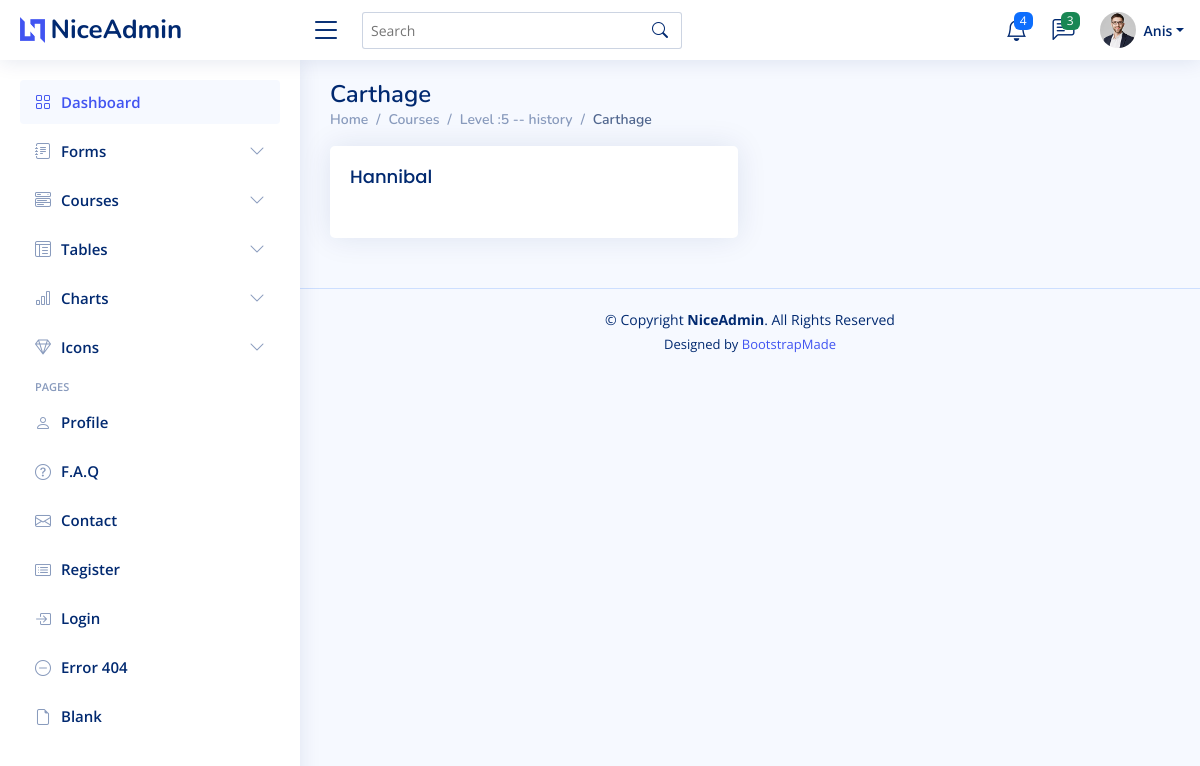
Page /student/courses/5/history/Carthage (signed in) on the committed database.
### course/models.py (models this page shows, shortened)
class Chapter(models.Model):
    name = models.CharField(max_length=255)
    subject = models.ForeignKey(Subject,on_delete=models.CASCADE)

class Subject(models.Model):
    name = models.CharField(max_length=255)
    level = models.ForeignKey(Level,on_delete=models.CASCADE)
    def __str__(self):
        return f'{self.level.__str__()} -- {self.name} '

class Level(models.Model):
    number = models.IntegerField()
    def __str__(self):
        return f'Level :{self.number}'

class CourseMaterial(models.Model):
    title = models.CharField(max_length=255)
    content = models.TextField()
    summary = models.TextField()
    audio = models.FileField(upload_to='course/static/audio/', null=True, blank=True)
    summary_audio = models.FileField(upload_to='course/static/audio/summaries/', null=True, blank=True)
    chapter = models.ForeignKey(Chapter, on_delete=models.CASCADE)
    slug = models.SlugField(max_length=255, unique=True, null=True, blank=True)

### course/views.py (the view)
# urls.py: path("student/courses/<int:level>/<str:subject>/<str:chapter>", views.list_course_material_student,name='list_course_material_student'),
def list_course_material_student(request, level, subject, chapter):
    sub = Subject.objects.get(Q(name=subject) & Q(level=Level.objects.get(number=level)))
    chapterr = Chapter.objects.get(Q(subject=sub) & Q(name=chapter))
    course_material = CourseMaterial.objects.filter(chapter=chapterr)
    return render(request, 'course/student/list_course_material_student.html',
                  {'course_material': course_material, 'subject': sub, 'chapter': chapterr,
                   'first_name': request.user.first_name,
                   'full_name': request.user.get_full_name(), 'role': 'Student'})

### templates/course/student/list_course_material_student.html (shortened to what this page needs)
{% extends 'course/student/base_student.html' %}
{% block content %}
    <main id="main" class="main">
        <div class="pagetitle">
            <h1>{{ chapter.name }}</h1>
            <nav>
                <ol class="breadcrumb">
                    <li class="breadcrumb-item"><a href="/student/">Home</a></li>
                    <li class="breadcrumb-item"><a href="/student/courses">Courses</a></li>
                    <li class="breadcrumb-item"><a href="/student/courses/{{ subject.level.number }}/{{ subject.name }}">{{ subject }}</a></li>
                    <li class="breadcrumb-item active">{{ chapter.name }}</li>
                </ol>
            </nav>
        </div>
        <section class="section">
            {% for object in course_material %}
                {% if forloop.counter0|divisibleby:2 %}
                    <div class="row">
                {% endif %}
            <div class="col-lg-6">
                <a href="{{ request.path }}/{{ object.slug }}">
                    <div class="card">
                        <div class="card-body">
                            <h5 class="card-title">{{ object.title }}</h5>
                        </div>
                    </div>
                </a>
            </div>
            {% if forloop.counter|divisibleby:2 or forloop.last %}
                </div>
            {% endif %}
            {% endfor %}
        </section>
    </main>
{% endblock %}

### templates/course/student/base_student.html (shortened to what this page needs)
{% load static %}
<!DOCTYPE html>
<html lang="en">
<head>
  <link href="{% static 'assets/vendor/bootstrap/css/bootstrap.min.css' %}" rel="stylesheet">
  <link href="{% static 'assets/vendor/bootstrap-icons/bootstrap-icons.css' %}" rel="stylesheet">
  <link href="{% static 'assets/vendor/boxicons/css/boxicons.min.css' %}" rel="stylesheet">
  <link href="{% static 'assets/vendor/quill/quill.snow.css' %}" rel="stylesheet">
  <link href="{% static 'assets/vendor/quill/quill.bubble.css' %}" rel="stylesheet">
  <link href="{% static 'assets/vendor/remixicon/remixicon.css' %}" rel="stylesheet">
  <link href="{% static 'assets/vendor/simple-datatables/style.css' %}" rel="stylesheet">
  <link href="{% static 'assets/css/style.css' %}" rel="stylesheet">
</head>
<body>
  <header id="header" class="header fixed-top d-flex align-items-center">
    <div class="d-flex align-items-center justify-content-between">
      <a href="index.html" class="logo d-flex align-items-center">
        <img src="assets/img/logo.png" alt="">
        <span class="d-none d-lg-block">NiceAdmin</span>
      </a>
      <i class="bi bi-list toggle-sidebar-btn"></i>
    </div>
    <div class="search-bar">
      <form class="search-form d-flex align-items-center" method="POST" action="#">
        <input type="text" name="query" placeholder="Search" title="Enter search keyword">
        <button type="submit" title="Search"><i class="bi bi-search"></i></button>
      </form>
    </div>
    <nav class="header-nav ms-auto">
      <ul class="d-flex align-items-center">
        <li class="nav-item dropdown">
          <a class="nav-link nav-icon" href="#" data-bs-toggle="dropdown">
            <i class="bi bi-bell"></i>
            <span class="badge bg-primary badge-number">4</span>
          </a>
        </li>
        <li class="nav-item dropdown">
          <a class="nav-link nav-icon" href="#" data-bs-toggle="dropdown">
            <i class="bi bi-chat-left-text"></i>
            <span class="badge bg-success badge-number">3</span>
          </a>
        </li>
        <li class="nav-item dropdown pe-3">
          <a class="nav-link nav-profile d-flex align-items-center pe-0" href="#" data-bs-toggle="dropdown">
            <img src="assets/img/profile-img.jpg" alt="Profile" class="rounded-circle">
            <span class="d-none d-md-block dropdown-toggle ps-2">{{ first_name }}</span>
          </a>
        </li>
      </ul>
    </nav>
  </header>
  <aside id="sidebar" class="sidebar">
    <ul class="sidebar-nav" id="sidebar-nav">
      <li class="nav-item">
        <a class="nav-link " href="index.html">
          <i class="bi bi-grid"></i>
          <span>Dashboard</span>
        </a>
      </li>
      <li class="nav-item">
        <a class="nav-link collapsed" data-bs-target="#forms-nav" data-bs-toggle="collapse" href="#">
          <i class="bi bi-journal-text"></i><span>Forms</span><i class="bi bi-chevron-down ms-auto"></i>
        </a>
      </li>
         <li class="nav-item">
        <a class="nav-link collapsed" data-bs-target="#components-nav" data-bs-toggle="collapse" href="#">
          <i class="bi bi-menu-button-wide"></i><span>Courses</span><i class="bi bi-chevron-down ms-auto"></i>
        </a>
      </li></li>
      <li class="nav-item">
        <a class="nav-link collapsed" data-bs-target="#tables-nav" data-bs-toggle="collapse" href="#">
          <i class="bi bi-layout-text-window-reverse"></i><span>Tables</span><i class="bi bi-chevron-down ms-auto"></i>
        </a>
      </li>
      <li class="nav-item">
        <a class="nav-link collapsed" data-bs-target="#charts-nav" data-bs-toggle="collapse" href="#">
          <i class="bi bi-bar-chart"></i><span>Charts</span><i class="bi bi-chevron-down ms-auto"></i>
        </a>
      </li>
      <li class="nav-item">
        <a class="nav-link collapsed" data-bs-target="#icons-nav" data-bs-toggle="collapse" href="#">
          <i class="bi bi-gem"></i><span>Icons</span><i class="bi bi-chevron-down ms-auto"></i>
        </a>
      </li>
      <li class="nav-heading">Pages</li>
      <li class="nav-item">
        <a class="nav-link collapsed" href="users-profile.html">
          <i class="bi bi-person"></i>
          <span>Profile</span>
        </a>
      </li>
      <li class="nav-item">
        <a class="nav-link collapsed" href="pages-faq.html">
          <i class="bi bi-question-circle"></i>
          <span>F.A.Q</span>
        </a>
      </li>
      <li class="nav-item">
        <a class="nav-link collapsed" href="pages-contact.html">
          <i class="bi bi-envelope"></i>
          <span>Contact</span>
        </a>
      </li>
      <li class="nav-item">
        <a class="nav-link collapsed" href="pages-register.html">
          <i class="bi bi-card-list"></i>
          <span>Register</span>
        </a>
      </li>
      <li class="nav-item">
        <a class="nav-link collapsed" href="pages-login.html">
          <i class="bi bi-box-arrow-in-right"></i>
          <span>Login</span>
        </a>
      </li>
      <li class="nav-item">
        <a class="nav-link collapsed" href="pages-error-404.html">
          <i class="bi bi-dash-circle"></i>
          <span>Error 404</span>
        </a>
      </li>
      <li class="nav-item">
        <a class="nav-link collapsed" href="pages-blank.html">
          <i class="bi bi-file-earmark"></i>
          <span>Blank</span>
        </a>
      </li>
    </ul>
  </aside>
  {% block content %}
  {% endblock %}
  <footer id="footer" class="footer">
    <div class="copyright">
      &copy; Copyright <strong><span>NiceAdmin</span></strong>. All Rights Reserved
    </div>
    <div class="credits">
      Designed by <a href="https://bootstrapmade.com/">BootstrapMade</a>
    </div>
  </footer>
</body>
</html>

### course/static/assets/css/style.css (style rules this page uses)
:root { scroll-behavior: smooth; }
body { font-family: "Open Sans", sans-serif; background: #f6f9ff; color: #444444; }
a { color: #4154f1; text-decoration: none; }
h1, h2, h3, h4, h5, h6 { font-family: "Nunito", sans-serif; }
#main { margin-top: 60px; padding: 20px 30px; transition: all 0.3s; }
.pagetitle { margin-bottom: 10px; }
.pagetitle h1 { font-size: 24px; margin-bottom: 0; font-weight: 600; color: #012970; }
.card { margin-bottom: 30px; border: none; border-radius: 5px; box-shadow: 0px 0 30px rgba(1, 41, 112, 0.1); }
.card-title { padding: 20px 0 15px 0; font-size: 18px; font-weight: 500; color: #012970; font-family: "Poppins", sans-serif; }
.card-body { padding: 0 20px 20px 20px; }
.breadcrumb { font-size: 14px; font-family: "Nunito", sans-serif; color: #899bbd; font-weight: 600; }
.breadcrumb a { color: #899bbd; transition: 0.3s; }
.breadcrumb .breadcrumb-item::before { color: #899bbd; }
.breadcrumb .active { color: #51678f; font-weight: 600; }
.logo { line-height: 1; }
@media (min-width: 1200px) { .logo { width: 280px; } }
.logo img { max-height: 26px; margin-right: 6px; }
.logo span { font-size: 26px; font-weight: 700; color: #012970; font-family: "Nunito", sans-serif; }
.header { transition: all 0.5s; z-index: 997; height: 60px; box-shadow: 0px 2px 20px rgba(1, 41, 112, 0.1); background-color: #fff; padding-left: 20px; }
.header .toggle-sidebar-btn { font-size: 32px; padding-left: 10px; cursor: pointer; color: #012970; }
.header .search-bar { min-width: 360px; padding: 0 20px; }
.header .search-form { width: 100%; }
.header .search-form input { border: 0; font-size: 14px; color: #012970; border: 1px solid rgba(1, 41, 112, 0.2); padding: 7px 38px 7px 8px; border-radius: 3px; transition: 0.3s; width: 100%; }
.header .search-form button { border: 0; padding: 0; margin-left: -30px; background: none; }
.header .search-form button i { color: #012970; }
.header-nav ul { list-style: none; }
.header-nav>ul { margin: 0; padding: 0; }
.header-nav .nav-icon { font-size: 22px; color: #012970; margin-right: 25px; position: relative; }
.header-nav .nav-profile { color: #012970; }
.header-nav .nav-profile img { max-height: 36px; }
.header-nav .nav-profile span { font-size: 14px; font-weight: 600; }
.header-nav .badge-number { position: absolute; inset: -2px -5px auto auto; font-weight: normal; font-size: 12px; padding: 3px 6px; }
.sidebar { position: fixed; top: 60px; left: 0; bottom: 0; width: 300px; z-index: 996; transition: all 0.3s; padding: 20px; overflow-y: auto; scrollbar-width: thin; scrollbar-color: #aab7cf transparent; box-shadow: 0px 0px 20px rgba(1, 41, 112, 0.1); background-color: #fff; }
@media (min-width: 1200px) { #main, #footer { margin-left: 300px; } }
.sidebar-nav { padding: 0; margin: 0; list-style: none; }
.sidebar-nav li { padding: 0; margin: 0; list-style: none; }
.sidebar-nav .nav-item { margin-bottom: 5px; }
.sidebar-nav .nav-heading { font-size: 11px; text-transform: uppercase; color: #899bbd; font-weight: 600; margin: 10px 0 5px 15px; }
.sidebar-nav .nav-link { display: flex; align-items: center; font-size: 15px; font-weight: 600; color: #4154f1; transition: 0.3; background: #f6f9ff; padding: 10px 15px; border-radius: 4px; }
.sidebar-nav .nav-link i { font-size: 16px; margin-right: 10px; color: #4154f1; }
.sidebar-nav .nav-link.collapsed { color: #012970; background: #fff; }
.sidebar-nav .nav-link.collapsed i { color: #899bbd; }
.sidebar-nav .nav-link .bi-chevron-down { margin-right: 0; transition: transform 0.2s ease-in-out; }
.footer { padding: 20px 0; font-size: 14px; transition: all 0.3s; border-top: 1px solid #cddfff; }
.footer .copyright { text-align: center; color: #012970; }
.footer .credits { padding-top: 5px; text-align: center; font-size: 13px; color: #012970; }

### rows in the picture
Chapter: name "Carthage"
Subject: level+name "Level :5 -- history"
CourseMaterial: title "Hannibal"

### other values in the picture
{{ first_name }} "Anis"
